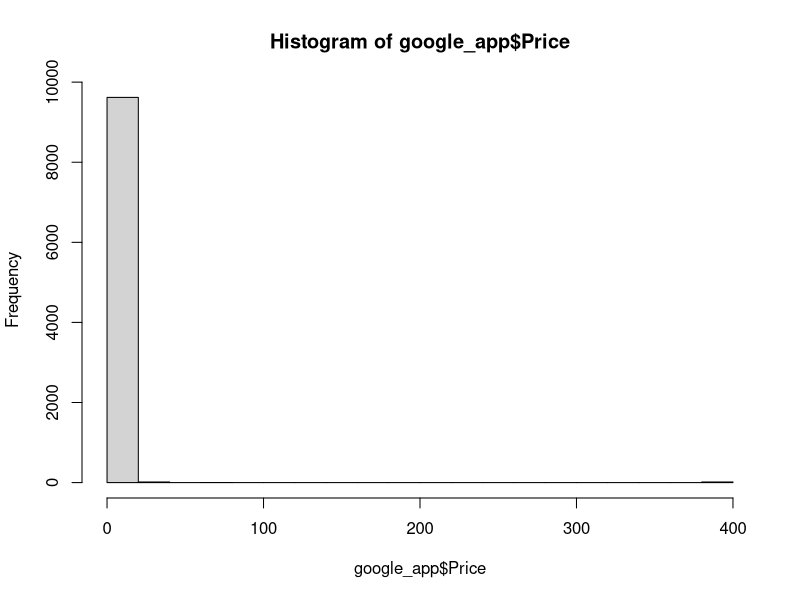
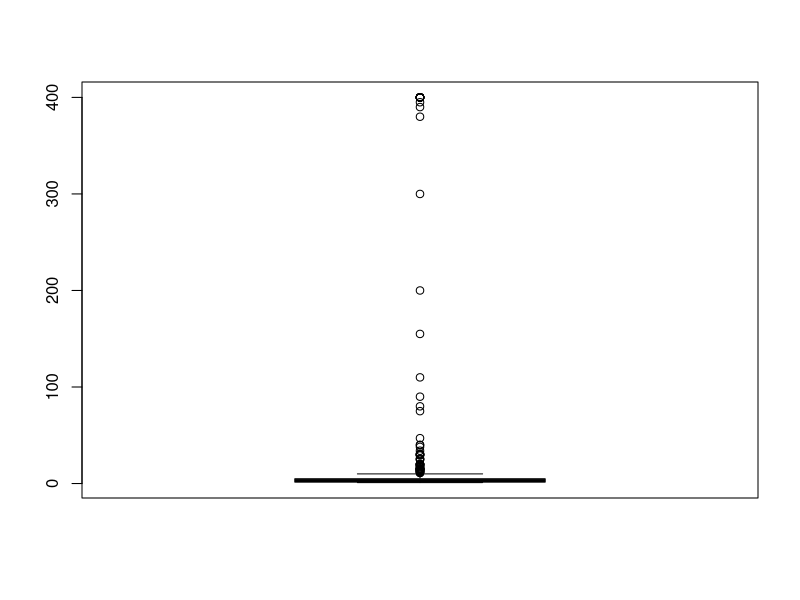
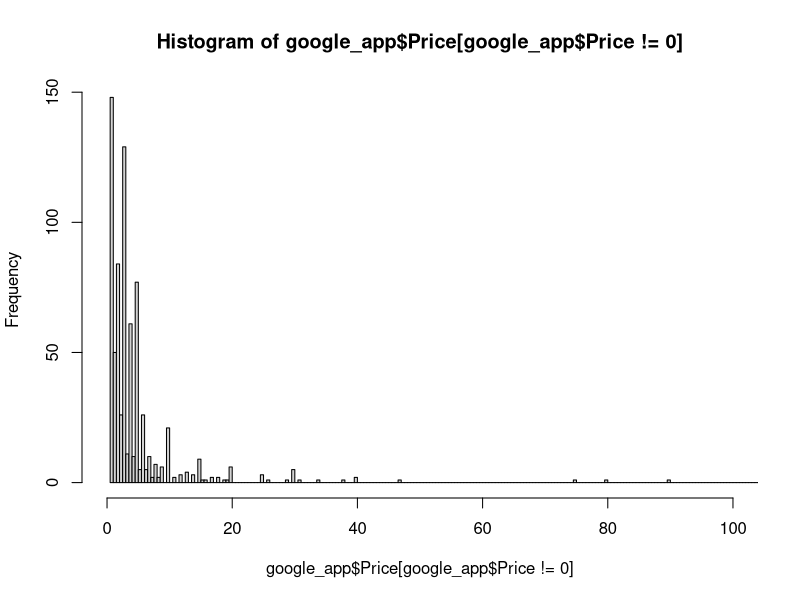

R code for these plots, in order:
google_app=read.csv("google_app.csv")

# Variabile Installs ricodifica e accorpamenti
inst <- as.character(google_app$Installs)
# lev <- c("[0, 1K)","[1K, 5K)","[5K, 10K)","[10K, 50K)",
#          "[50K, 100K)","[100K, 500K)","[500K, 1M)", "[1M, 5M)", 
#          "[5M, 10M)", "[10M, 50M)","[50M, 100M)", 
#          "[100M, 500M)","[500M, 1B)", "[1B, +)")
lev <- c("[0, 1K)","[1K, 5K)","[5K, 10K)","[10K, 50K)",
         "[50K, 100K)","[100K, 500K)","[500K, 1M)", "[1M, 5M)", 
         "[5M, 10M)", "[10M, 50M)","[50M, 100M)", 
         "[100M, 500M)","[500M, +)")
reco_factor <- function(x){
  if(x=="1,000,000,000+"){
    return(lev[13])
  } else if(x=="500,000,000+"){
    return(lev[13])
  } else if(x=="100,000,000+"){
    return(lev[12])
  } else if(x=="50,000,000+"){
    return(lev[11])
  } else if(x=="10,000,000+"){
    return(lev[10])
  } else if(x=="5,000,000+"){
    return(lev[9])
  } else if(x=="1,000,000+"){
    return(lev[8])
  } else if(x=="500,000+"){
    return(lev[7])
  } else if(x=="100,000+"){
    return(lev[6])
  } else if(x=="50,000+"){
    return(lev[5])
  } else if(x=="10,000+"){
    return(lev[4])
  } else if(x=="5,000+"){
    return(lev[3])
  } else if(x=="1,000+"){
    return(lev[2])
  } else{
    return(lev[1])
  }
}
instal_corr <- as.character(sapply(inst,reco_factor))
google_app$Installs <- factor(instal_corr, lev, ordered = T)

# Modifica 2
# creo la nuova variabile
Size_Varies <- google_app$Size=="Varies with device"
summary(Size_Varies)

# ricodifico quelle che non variano
table(google_app$Size)
# Dato che un Mb ? mille Kb
# Mb
# Tengo memoria dei Mb
lunghezze <- nchar(as.character(google_app$Size))
Mega <- substr(as.character(google_app$Size),lunghezze,lunghezze)=="M"
head(Mega,50)

# Trasformo
google_app$Size <-gsub("M","", google_app$Size)
google_app$Size <-gsub("k","", google_app$Size)
google_app$Size[google_app$Size=="Varies with device"] <- NA
google_app$Size <- as.numeric(google_app$Size)
head(google_app$Size)
# Riscalo i Mega
google_app$Size[Mega==T] <- google_app$Size[Mega==T]*10^3
google_app$Size

# Modifica 5 
table(google_app$Price)
google_app$Price <- as.numeric(gsub("\\$","",google_app$Price))
table(google_app$Price)
hist(google_app$Price)
summary(google_app$Price)

# c'? charamente un outlier


# Modifica 7
table(google_app$Content.Rating)
google_app[google_app$Content.Rating=="Unrated",]

# decido di metterle "Everyone"
google_app$Content.Rating[google_app$Content.Rating=="Unrated"]<-"Everyone"
google_app$Content.Rating <- factor(google_app$Content.Rating)
table(google_app$Content.Rating)

# Modifica 10
# Osservazione: Ci sono due Nan - secondo me possono essere eliminati
table(google_app$Android.Ver)
da_elim <- c("2.2 - 7.1.1","4.0.3 - 7.1.1","4.1 - 7.1.1","5.0 - 6.0",
             "5.0 - 7.1.1","5.0 - 8.0","7.0 - 7.1.1")
google_app<-google_app[-which(google_app$Android.Ver %in% da_elim),]
google_app$Android.Ver <- factor(google_app$Android.Ver)

# unisco le classi 
mod1 <- c("1.0 and up", "1.5 and up","1.6 and up")
mod2 <- c("2.0 and up","2.0.1 and up","2.1 and up",
          "2.2 and up","2.3 and up","2.3.3 and up")
mod3 <- c("3.0 and up","3.1 and up","3.2 and up")
mod4 <- c("4.0 and up","4.0.3 and up","4.1 and up",
          "4.2 and up","4.3 and up","4.4 and up",
          "4.4W and up")
mod5<- c("5.0 and up","5.1 and up")
mod7 <- c("7.0 and up","7.1 and up")
old_mod <- list(mod1=mod1, mod2=mod2,mod3=mod3,mod4=mod4,mod5=mod5,mod7=mod7)
old_mod[2]
# Considerazione: Ha senso tenere le app tanto nuove?
new_mod <-c("1.0 and up","2.0 and up","3.0 and up",
            "4.0 and up","5.0 and up","7.0 and up") 

for( i in 1:6)
{
  google_app$Android.Ver[which(google_app$Android.Ver %in% old_mod[[i]])]<- new_mod[i]
}
table(google_app$Android.Ver)
# ricodifico i fattori
google_app$Android.Ver <- factor(google_app$Android.Ver)
# elimino gli Nan 
google_app <- google_app[-which(google_app$Android.Ver=="NaN"),]
# ho dovuto fare cos? perch? NaN era una modalit? non il classico NaN
google_app$Android.Ver <- factor(google_app$Android.Ver)
table(google_app$Android.Ver)

#Variabile 3

table(google_app$Type)
#Ho 1 NaN e 1 0, le elimino entrambe
eliminare=which(google_app$Type=="NaN")
eliminare=c(eliminare,which(google_app$Type=="0"))
eliminare
google_app[eliminare,]
google_app=google_app[-eliminare,]

#Controllo
which(google_app$Type=="NaN")
which(google_app$Type=="0")

#Variabile 6: Collassare Type e price
table(google_app$Price)
google_app$Price=gsub( "\\$","",google_app$Price)
table(google_app$Price)
google_app$Price=as.numeric(google_app$Price)
boxplot(google_app$Price[google_app$Price!=0])
hist(google_app$Price[google_app$Price!=0],xlim=c(0.00,100),nclass=1000)

Type_Price=rep(NA,length(google_app$Price))
for(i in (1:length(google_app$Price)))
{
  if(google_app$Price[i]==0)
  {
    Type_Price[i]="Free"
  }
  else if(google_app$Price[i]<5)
  {
    Type_Price[i]="Paid"
  }
  else if(google_app$Price[i]>=5)
  {
    Type_Price[i]="Plus"
  }
}
Type_Price=as.factor(Type_Price)
google_app=cbind(google_app,Type_Price)


#Variabile 8
str(google_app$Genres) #120 Livelli
table(google_app$Genres)
google_app$Genres=as.character(google_app$Genres)
i=1
for(i in (1:length(google_app$Genres)))
{
  a=strsplit(google_app$Genres[i],";")[[1]]
  if(length(a)==2)
  {
    google_app$Genres[i]=a[2]
  }
  else
  {
    google_app$Genres[i]=a[1]
  }
}

table(google_app$Genres)
google_app$Genres[2]
google_app$Genres=as.factor(google_app$Genres)
str(google_app$Genres) #53 livelli

#Variabile 9
Sys.setlocale("LC_ALL","C") #devo cambiare formato in cui vengono letti i mesi in inglese
google_app$Last.Updated=as.Date(as.character(google_app$Last.Updated),format='%B %d, %Y')
google_app$Last.Updated

#Ricodifico category come genre
table(google_app$Category)
#tutte lower
google_app$Category=tolower(google_app$Category)
table(google_app$Category)
#alzo la prima lettera
firstup <- function(x) {
  substr(x, 1, 1) <- toupper(substr(x, 1, 1))
  x
}

google_app$Category=firstup(google_app$Category)
table(google_app$Category)

library(plyr)
google_app$Category <- revalue(google_app$Category,c("Art_and_design"="Art & Design",
                                                     "Auto_and_vehicles"="Auto & Vehicles",
                                                     "Books_and_reference"="Books & Reference",
                                                     "Food_and_drink"="Food & Drink",
                                                     "Health_and_fitness"="Health & Fitness",
                                                     "House_and_home"="House & Home",
                                                     "Libraries_and_demo"="Libraries & Demo",
                                                     "Maps_and_navigation"="Maps & Navigation",
                                                     "News_and_magazines"="News & Magazines",
                                                     "Travel_and_local"="Travel & Local",
                                                     "Video_players"="Video Players"))

table(google_app$Category)
length(which(google_app$Category==google_app$Genres))
google_app$Category=as.factor(google_app$Category)
google_app$App=factor(google_app$App)
save(google_app,file="google_app_final.RData")
